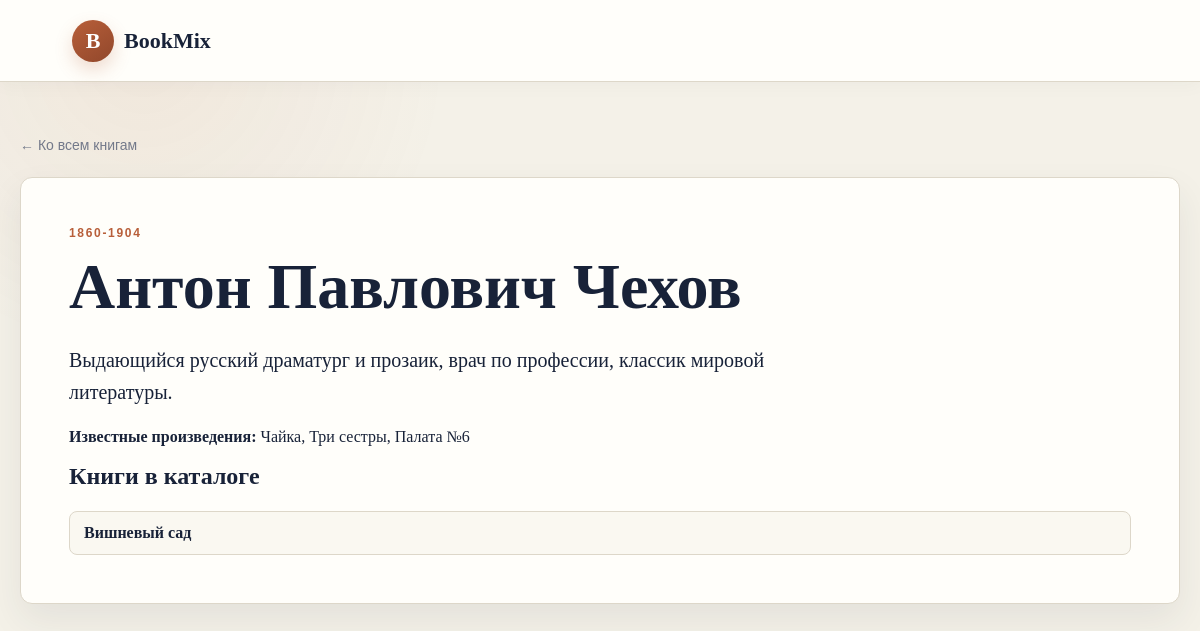
/authors/24/, run on the app's committed database.
### books/models.py (models this page shows, shortened)
class Author(models.Model):
    name = models.CharField(max_length=200)
    img_src = models.URLField(blank=True, null=True)
    years_of_age = models.CharField(max_length=50)
    bio = models.TextField()
    works = models.TextField()

class Book(models.Model):
    title = models.CharField(max_length=200)
    author = models.ForeignKey(
        Author,
        on_delete=models.CASCADE,
        related_name='books'
    )
    img_src = models.URLField(blank=True, null=True)
    publication_date = models.DateField()
    short_desc = models.TextField()

### mysite/views.py (the view)
# urls.py: path('authors/<int:author_id>/', views.author_detail, name='author_detail'),
def author_detail(request, author_id):
    author = get_object_or_404(
        Author.objects.prefetch_related("books"),
        id=author_id,
    )
    return render(request, "author_detail.html", {"author": author})

### mysite/templates/author_detail.html (shortened to what this page needs)
{% load static %}
<!DOCTYPE html>
<html lang="ru">
<head>
    <link rel="stylesheet" href="{% static 'css/style.css' %}?v=20261121">
</head>
<body>
    <header class="site-header">
        <a class="brand" href="{% url 'home' %}"><span class="brand-mark">B</span><span>BookMix</span></a>
    </header>
    <main>
        <a class="back-link" href="{% url 'home' %}">← Ко всем книгам</a>
        <article class="author-profile">
            <p class="eyebrow">{{ author.years_of_age }}</p>
            <h1>{{ author.name }}</h1>
            <p class="lead">{{ author.bio }}</p>
            {% if author.works %}<p><strong>Известные произведения:</strong> {{ author.works }}</p>{% endif %}
            <h2>Книги в каталоге</h2>
            <ul class="author-books">
                {% for book in author.books.all %}
                <li><a href="{% url 'book_detail' book_id=book.id %}">{{ book.title }}</a></li>
                {% empty %}
                <li>Книги пока не добавлены.</li>
                {% endfor %}
            </ul>
        </article>
    </main>
</body>
</html>

### mysite/static/css/style.css (style rules this page uses)
:root { --ink: #182238; --muted: #73798a; --cream: #f4f1e8; --paper: #fffefa; --accent: #b85f3a; --accent-dark: #91472b; --line: #ddd7c9; --shadow: 0 16px 36px rgba(42, 47, 61, 0.08); }
* { box-sizing: border-box; }
html { scroll-behavior: smooth; }
body { margin: 0; color: var(--ink); background: radial-gradient(circle at 12% 8%, rgba(184, 95, 58, 0.07), transparent 19rem), var(--cream); font-family: Georgia, "Times New Roman", serif; }
a { color: inherit; transition: color 160ms ease, opacity 160ms ease; }
.site-header { min-height: 82px; padding: 18px clamp(20px, 6vw, 96px); display: flex; align-items: center; justify-content: space-between; gap: 24px; background: var(--paper); border-bottom: 1px solid var(--line); box-shadow: 0 3px 18px rgba(42, 47, 61, 0.035); }
.brand { display: flex; align-items: center; gap: 10px; text-decoration: none; font-size: 22px; font-weight: 700; }
.brand-mark { width: 42px; height: 42px; display: grid; place-items: center; color: white; background: linear-gradient(145deg, var(--accent), var(--accent-dark)); border-radius: 50%; box-shadow: 0 8px 18px rgba(184, 95, 58, 0.22); }
main { width: min(1180px, calc(100% - 40px)); margin: 0 auto; padding: 54px 0 80px; }
.eyebrow { margin: 0 0 8px; color: var(--accent); font-family: Arial, sans-serif; font-size: 12px; font-weight: 700; letter-spacing: 0.14em; text-transform: uppercase; }
h1, h2 { margin-top: 0; }
h1 { margin-bottom: 0; font-size: clamp(38px, 6vw, 64px); }
h2 { line-height: 1.2; }
.empty-state, .author-profile { padding: 48px; border: 1px solid var(--line); border-radius: 12px; background: var(--paper); box-shadow: var(--shadow); }
.back-link { display: inline-block; margin-bottom: 24px; color: var(--muted); text-decoration: none; font-family: Arial, sans-serif; font-size: 14px; }
.lead { font-size: 20px; line-height: 1.6; }
.author-profile h1 { margin: 10px 0 18px; }
.author-profile .lead { max-width: 780px; }
.author-books { display: grid; gap: 8px; margin: 18px 0 0; padding: 0; list-style: none; }
.author-books li { padding: 12px 14px; border: 1px solid var(--line); border-radius: 8px; background: #faf8f1; }
.author-books a { text-decoration: none; font-weight: 700; }

### data on the page
Author: years_of_age "1860-1904", name "Антон Павлович Чехов", bio "Выдающийся русский драматург и прозаик, врач по профессии, классик мировой литературы.", works "Чайка, Три сестры, Палата №6"
Book: title "Вишневый сад"
